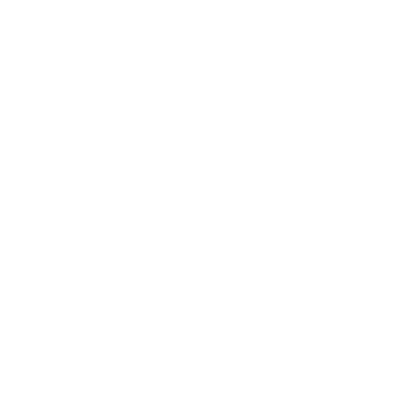
Frame 1 (no input)
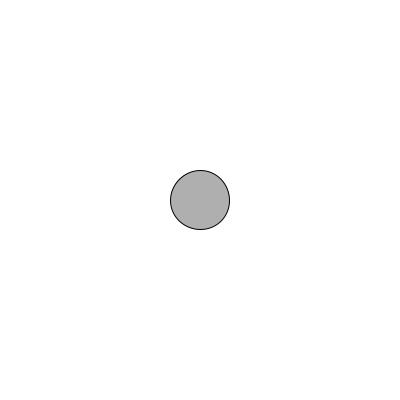
Frame 60 (the mouse pressed at the canvas centre just before this capture)
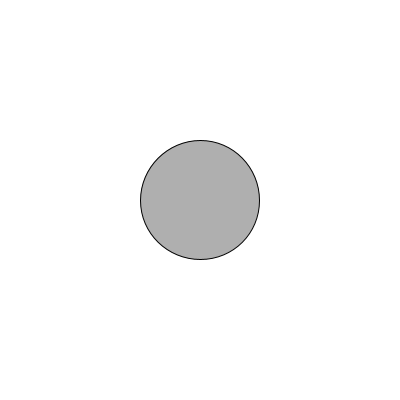
Frame 120 (the mouse held since frame 60 and released just before this capture)

The Processing sketch that drew these frames (run headless with seeded random() and noise(); from frame 60 on, the mouse is pressed at the canvas centre):

// Processing sketch: WachsenderKreis
// ── WachsenderKreis.pde
/*
 Ergänze den Code so, dass der Kreis nicht wie im Sketch
 WandernderKreis von links nach rechts wandert, sondern
 immer größer wird.
 */
int circleSize = 0;
int circleX = 200;
int circleY = 200;

void setup() {
  size(400, 400);
  smooth();
}

void draw() {
  background(255);
  stroke(0);
  fill(175);
  ellipse(circleX, circleY, circleSize, circleSize); /// ?
  circleSize = circleSize + 1; /// ?
}
